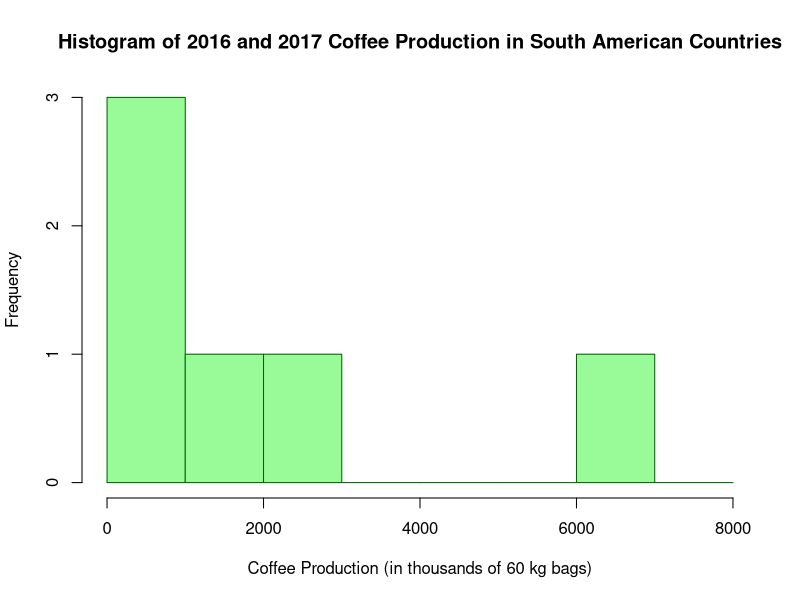

Write the R code that produced this figure.
## ---- chunk 1
library(sf)
library(raster)
library(dplyr)
library(stringr)
library(tidyr)
library(spData)
## ---- chunk 2
coffee_data
## ---- chunk 3
world_coffee = left_join(world, coffee_data)
## ---- chunk 4
mean(coffee_data$coffee_production_2016, na.rm = TRUE)
mean(coffee_data$coffee_production_2017, na.rm = TRUE)
## ---- chunk 5
median(coffee_data$coffee_production_2016, na.rm = TRUE)
median(coffee_data$coffee_production_2017, na.rm = TRUE)
## ---- chunk 6
min(coffee_data$coffee_production_2016, na.rm = TRUE)
min (coffee_data$coffee_production_2017, na.rm = TRUE)
max(coffee_data$coffee_production_2016, na.rm = TRUE)
max(coffee_data$coffee_production_2017, na.rm = TRUE)
## ---- chunk 7
world_coffee$total_coffee_production <- world_coffee$coffee_production_2016 + world_coffee$coffee_production_2017
## ---- chunk 8
major_producers2 = world_coffee[world_coffee$total_coffee_production > 700, na.rm=TRUE]
## ---- chunk 9
southamerica = world_coffee %>% filter(continent == "South America")
southamerica_coffee_producers = world_coffee[southamerica, ]
SA_coffee_production <- southamerica_coffee_producers
## ---- chunk 10
hist(SA_coffee_production$total_coffee_production,
    main="Histogram of 2016 and 2017 Coffee Production in South American Countries",
    xlab="Coffee Production (in thousands of 60 kg bags)",
    border="darkgreen",
    col="palegreen",
    breaks=seq(0,8000,by=1000)
)
